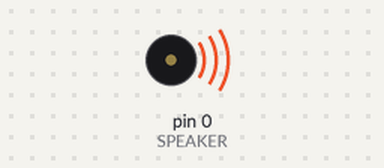
Bench run of a sketch on a simulated Teensy 4. Shown: buzzer (waves = sounding).

Above: at 0.1 s.
Timing chart, 0 to 1.6 s (numbered marks = the images above):
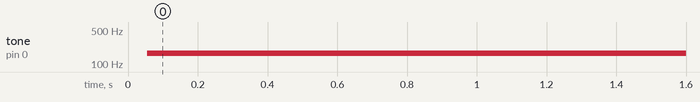

The sketch:

Interrupts_2_3_Thomas_Gilman.ino
```cpp
//Thomas Gilman
//Lab 5
//Interrupts 2_3
//ETEM 2311_51

int SPEAKER = 0;

IntervalTimer SpeakerTimer;

void setup()
{
  pinMode(SPEAKER,OUTPUT);
  SpeakerTimer.begin(toggleSpeaker,3000); //go through every 3milliseconds (1/300 = 3.333milliseconds)
}

void loop()
{;}

void toggleSpeaker()
{
  digitalWrite(SPEAKER,digitalRead(SPEAKER)^1);
}
```

Measured:
- by itself, tone on pin 0 (SPEAKER): silent → 167 Hz at 0.06 s
